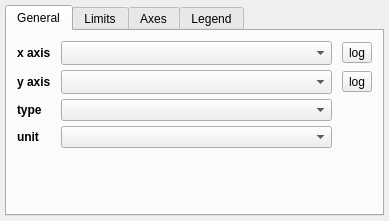
<?xml version="1.0" encoding="UTF-8"?>
<ui version="4.0">
 <class>Widget</class>
 <widget class="QWidget" name="Widget">
  <property name="geometry">
   <rect>
    <x>0</x>
    <y>0</y>
    <width>389</width>
    <height>221</height>
   </rect>
  </property>
  <property name="windowTitle">
   <string>2D Scatter</string>
  </property>
  <layout class="QGridLayout" name="gridLayout_5">
   <property name="leftMargin">
    <number>5</number>
   </property>
   <property name="topMargin">
    <number>5</number>
   </property>
   <property name="rightMargin">
    <number>5</number>
   </property>
   <property name="bottomMargin">
    <number>5</number>
   </property>
   <property name="verticalSpacing">
    <number>5</number>
   </property>
   <item row="0" column="0">
    <widget class="QTabWidget" name="tab_widget">
     <property name="tabPosition">
      <enum>QTabWidget::North</enum>
     </property>
     <property name="currentIndex">
      <number>0</number>
     </property>
     <property name="usesScrollButtons">
      <bool>false</bool>
     </property>
     <property name="documentMode">
      <bool>false</bool>
     </property>
     <property name="tabsClosable">
      <bool>false</bool>
     </property>
     <property name="movable">
      <bool>false</bool>
     </property>
     <widget class="QWidget" name="tab">
      <attribute name="title">
       <string>General</string>
      </attribute>
      <layout class="QGridLayout" name="gridLayout">
       <property name="leftMargin">
        <number>10</number>
       </property>
       <property name="topMargin">
        <number>10</number>
       </property>
       <property name="rightMargin">
        <number>10</number>
       </property>
       <property name="bottomMargin">
        <number>10</number>
       </property>
       <property name="horizontalSpacing">
        <number>10</number>
       </property>
       <property name="verticalSpacing">
        <number>5</number>
       </property>
       <item row="2" column="1">
        <widget class="QComboBox" name="combosel_y_att">
         <property name="sizeAdjustPolicy">
          <enum>QComboBox::AdjustToMinimumContentsLengthWithIcon</enum>
         </property>
        </widget>
       </item>
       <item row="3" column="0">
        <widget class="QLabel" name="type_lab">
         <property name="font">
          <font>
           <weight>75</weight>
           <bold>true</bold>
          </font>
         </property>
         <property name="text">
          <string>type</string>
         </property>
        </widget>
       </item>
       <item row="3" column="1">
        <widget class="QComboBox" name="combosel_plot_mode"/>
       </item>
       <item row="5" column="1">
        <spacer name="horizontalSpacer">
         <property name="orientation">
          <enum>Qt::Horizontal</enum>
         </property>
         <property name="sizeHint" stdset="0">
          <size>
           <width>40</width>
           <height>5</height>
          </size>
         </property>
        </spacer>
       </item>
       <item row="2" column="2">
        <widget class="QToolButton" name="bool_y_log_">
         <property name="text">
          <string>log</string>
         </property>
         <property name="checkable">
          <bool>true</bool>
         </property>
        </widget>
       </item>
       <item row="1" column="1">
        <widget class="QComboBox" name="combosel_x_att">
         <property name="sizeAdjustPolicy">
          <enum>QComboBox::AdjustToMinimumContentsLengthWithIcon</enum>
         </property>
        </widget>
       </item>
       <item row="2" column="0">
        <widget class="QLabel" name="y_lab">
         <property name="font">
          <font>
           <weight>75</weight>
           <bold>true</bold>
          </font>
         </property>
         <property name="text">
          <string>y axis</string>
         </property>
        </widget>
       </item>
       <item row="1" column="2">
        <widget class="QToolButton" name="bool_x_log_">
         <property name="text">
          <string>log</string>
         </property>
         <property name="checkable">
          <bool>true</bool>
         </property>
        </widget>
       </item>
       <item row="6" column="1">
        <spacer name="verticalSpacer_2">
         <property name="orientation">
          <enum>Qt::Vertical</enum>
         </property>
         <property name="sizeHint" stdset="0">
          <size>
           <width>20</width>
           <height>40</height>
          </size>
         </property>
        </spacer>
       </item>
       <item row="1" column="0">
        <widget class="QLabel" name="x_lab">
         <property name="font">
          <font>
           <weight>75</weight>
           <bold>true</bold>
          </font>
         </property>
         <property name="text">
          <string>x axis</string>
         </property>
        </widget>
       </item>
       <item row="4" column="1">
        <widget class="QComboBox" name="combosel_angle_unit"/>
       </item>
       <item row="4" column="0">
        <widget class="QLabel" name="angle_unit_lab">
         <property name="text">
          <string>&lt;html&gt;&lt;head/&gt;&lt;body&gt;&lt;p&gt;&lt;span style=&quot; font-weight:600;&quot;&gt;unit&lt;/span&gt;&lt;/p&gt;&lt;/body&gt;&lt;/html&gt;</string>
         </property>
        </widget>
       </item>
      </layout>
     </widget>
     <widget class="QWidget" name="tab_2">
      <attribute name="title">
       <string>Limits</string>
      </attribute>
      <layout class="QGridLayout" name="gridLayout_2">
       <property name="leftMargin">
        <number>10</number>
       </property>
       <property name="topMargin">
        <number>10</number>
       </property>
       <property name="rightMargin">
        <number>10</number>
       </property>
       <property name="bottomMargin">
        <number>10</number>
       </property>
       <property name="horizontalSpacing">
        <number>10</number>
       </property>
       <property name="verticalSpacing">
        <number>5</number>
       </property>
       <item row="1" column="1">
        <widget class="QLabel" name="x_lab_2">
         <property name="font">
          <font>
           <weight>75</weight>
           <bold>true</bold>
          </font>
         </property>
         <property name="text">
          <string>x axis</string>
         </property>
         <property name="alignment">
          <set>Qt::AlignRight|Qt::AlignTrailing|Qt::AlignVCenter</set>
         </property>
        </widget>
       </item>
       <item row="3" column="4">
        <widget class="QLineEdit" name="valuetext_y_max"/>
       </item>
       <item row="5" column="2">
        <spacer name="verticalSpacer">
         <property name="orientation">
          <enum>Qt::Vertical</enum>
         </property>
         <property name="sizeHint" stdset="0">
          <size>
           <width>20</width>
           <height>40</height>
          </size>
         </property>
        </spacer>
       </item>
       <item row="3" column="5">
        <widget class="QToolButton" name="bool_y_log">
         <property name="text">
          <string>log</string>
         </property>
         <property name="checkable">
          <bool>true</bool>
         </property>
        </widget>
       </item>
       <item row="1" column="4">
        <widget class="QLineEdit" name="valuetext_x_max"/>
       </item>
       <item row="3" column="1">
        <widget class="QLabel" name="y_lab_2">
         <property name="font">
          <font>
           <weight>75</weight>
           <bold>true</bold>
          </font>
         </property>
         <property name="text">
          <string>y axis</string>
         </property>
         <property name="alignment">
          <set>Qt::AlignRight|Qt::AlignTrailing|Qt::AlignVCenter</set>
         </property>
        </widget>
       </item>
       <item row="3" column="3">
        <widget class="QToolButton" name="button_flip_y">
         <property name="styleSheet">
          <string notr="true">padding: 0px</string>
         </property>
         <property name="text">
          <string>⇄</string>
         </property>
        </widget>
       </item>
       <item row="1" column="3">
        <widget class="QToolButton" name="button_flip_x">
         <property name="styleSheet">
          <string notr="true">padding: 0px</string>
         </property>
         <property name="text">
          <string>⇄</string>
         </property>
        </widget>
       </item>
       <item row="1" column="5">
        <widget class="QToolButton" name="bool_x_log">
         <property name="text">
          <string>log</string>
         </property>
         <property name="checkable">
          <bool>true</bool>
         </property>
        </widget>
       </item>
       <item row="3" column="2">
        <widget class="QLineEdit" name="valuetext_y_min"/>
       </item>
       <item row="1" column="2">
        <widget class="QLineEdit" name="valuetext_x_min"/>
       </item>
       <item row="4" column="2" colspan="5">
        <spacer name="horizontalSpacer_2">
         <property name="orientation">
          <enum>Qt::Horizontal</enum>
         </property>
         <property name="sizeHint" stdset="0">
          <size>
           <width>40</width>
           <height>5</height>
          </size>
         </property>
        </spacer>
       </item>
       <item row="2" column="2">
        <widget class="QPushButton" name="button_full_circle">
         <property name="enabled">
          <bool>true</bool>
         </property>
         <property name="text">
          <string>full circle</string>
         </property>
        </widget>
       </item>
      </layout>
     </widget>
     <widget class="QWidget" name="tab_3">
      <attribute name="title">
       <string>Axes</string>
      </attribute>
      <layout class="QHBoxLayout" name="horizontalLayout">
       <property name="leftMargin">
        <number>5</number>
       </property>
       <property name="topMargin">
        <number>5</number>
       </property>
       <property name="rightMargin">
        <number>5</number>
       </property>
       <property name="bottomMargin">
        <number>5</number>
       </property>
       <item>
        <widget class="AxesEditorWidget" name="axes_editor" native="true"/>
       </item>
      </layout>
     </widget>
     <widget class="QWidget" name="tab_4">
      <attribute name="title">
       <string>Legend</string>
      </attribute>
      <layout class="QHBoxLayout" name="horizontalLayout">
       <property name="leftMargin">
        <number>5</number>
       </property>
       <property name="topMargin">
        <number>5</number>
       </property>
       <property name="rightMargin">
        <number>5</number>
       </property>
       <property name="bottomMargin">
        <number>5</number>
       </property>
       <item>
        <widget class="LegendEditorWidget" name="legend_editor" native="true"/>
       </item>
      </layout>
     </widget>
    </widget>
   </item>
  </layout>
 </widget>
 <layoutdefault spacing="6" margin="11"/>
 <customwidgets>
  <customwidget>
   <class>AxesEditorWidget</class>
   <extends>QWidget</extends>
   <header>glue_qt.viewers.matplotlib.qt.axes_editor</header>
  </customwidget>
  <customwidget>
   <class>LegendEditorWidget</class>
   <extends>QWidget</extends>
   <header>glue_qt.viewers.matplotlib.qt.legend_editor</header>
  </customwidget>
 </customwidgets>
 <resources/>
 <connections/>
</ui>
